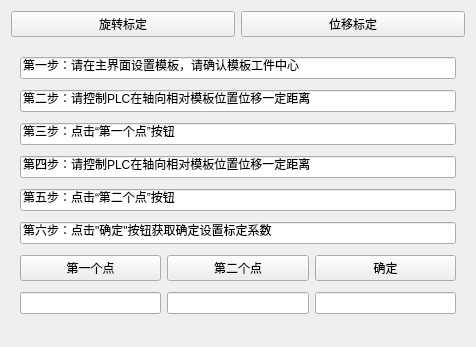
<?xml version="1.0" encoding="UTF-8"?>
<ui version="4.0">
 <class>standardization_window</class>
 <widget class="QWidget" name="standardization_window">
  <property name="geometry">
   <rect>
    <x>0</x>
    <y>0</y>
    <width>476</width>
    <height>347</height>
   </rect>
  </property>
  <property name="windowTitle">
   <string>标定</string>
  </property>
  <property name="toolTip">
   <string>&lt;html&gt;&lt;head/&gt;&lt;body&gt;&lt;p&gt;&lt;br/&gt;&lt;/p&gt;&lt;/body&gt;&lt;/html&gt;</string>
  </property>
  <layout class="QGridLayout" name="gridLayout_2">
   <item row="0" column="0">
    <widget class="QPushButton" name="pushButton">
     <property name="text">
      <string>旋转标定</string>
     </property>
    </widget>
   </item>
   <item row="0" column="1">
    <widget class="QPushButton" name="pushButton_2">
     <property name="text">
      <string>位移标定</string>
     </property>
    </widget>
   </item>
   <item row="1" column="0" colspan="2">
    <widget class="QStackedWidget" name="sw_stan">
     <property name="currentIndex">
      <number>1</number>
     </property>
     <widget class="QWidget" name="page">
      <layout class="QGridLayout" name="gridLayout">
       <item row="0" column="0" colspan="2">
        <widget class="QLabel" name="label">
         <property name="text">
          <string>第一步：请在主界面设置模板，请确认模板工件中心</string>
         </property>
        </widget>
       </item>
       <item row="4" column="1">
        <widget class="QLineEdit" name="le_standardization">
         <property name="alignment">
          <set>Qt::AlignCenter</set>
         </property>
         <property name="readOnly">
          <bool>true</bool>
         </property>
        </widget>
       </item>
       <item row="2" column="0" colspan="3">
        <widget class="QLabel" name="label_3">
         <property name="text">
          <string>第三步：点击&quot;标定&quot;按钮获取角度与像素点之间的转换系数</string>
         </property>
        </widget>
       </item>
       <item row="4" column="2">
        <widget class="QPushButton" name="pb_isTrue">
         <property name="text">
          <string>确定</string>
         </property>
        </widget>
       </item>
       <item row="1" column="0" colspan="2">
        <widget class="QLabel" name="label_2">
         <property name="text">
          <string>第二步：请控制PLC携带工件旋转1°</string>
         </property>
        </widget>
       </item>
       <item row="4" column="0">
        <widget class="QPushButton" name="pb_standardization">
         <property name="text">
          <string>标定</string>
         </property>
        </widget>
       </item>
       <item row="3" column="0" colspan="2">
        <widget class="QLabel" name="label_4">
         <property name="text">
          <string>第四步：点击&quot;确定&quot;按钮获取确定设置标定系数</string>
         </property>
        </widget>
       </item>
      </layout>
     </widget>
     <widget class="QWidget" name="page_2">
      <layout class="QGridLayout" name="gridLayout_3">
       <item row="0" column="0" colspan="3">
        <widget class="QLineEdit" name="lineEdit">
         <property name="text">
          <string>第一步：请在主界面设置模板，请确认模板工件中心</string>
         </property>
        </widget>
       </item>
       <item row="1" column="0" colspan="3">
        <widget class="QLineEdit" name="lineEdit_2">
         <property name="text">
          <string>第二步：请控制PLC在轴向相对模板位置位移一定距离</string>
         </property>
        </widget>
       </item>
       <item row="2" column="0" colspan="3">
        <widget class="QLineEdit" name="lineEdit_3">
         <property name="text">
          <string>第三步：点击“第一个点”按钮</string>
         </property>
        </widget>
       </item>
       <item row="3" column="0" colspan="3">
        <widget class="QLineEdit" name="lineEdit_4">
         <property name="text">
          <string>第四步：请控制PLC在轴向相对模板位置位移一定距离</string>
         </property>
        </widget>
       </item>
       <item row="4" column="0" colspan="3">
        <widget class="QLineEdit" name="lineEdit_5">
         <property name="text">
          <string>第五步：点击“第二个点”按钮</string>
         </property>
        </widget>
       </item>
       <item row="5" column="0" colspan="3">
        <widget class="QLineEdit" name="lineEdit_6">
         <property name="text">
          <string>第六步：点击&quot;确定&quot;按钮获取确定设置标定系数</string>
         </property>
        </widget>
       </item>
       <item row="6" column="0">
        <widget class="QPushButton" name="pb_first">
         <property name="text">
          <string>第一个点</string>
         </property>
        </widget>
       </item>
       <item row="6" column="1">
        <widget class="QPushButton" name="pb_second">
         <property name="text">
          <string>第二个点</string>
         </property>
        </widget>
       </item>
       <item row="6" column="2">
        <widget class="QPushButton" name="pb_true">
         <property name="text">
          <string>确定</string>
         </property>
        </widget>
       </item>
       <item row="7" column="0">
        <widget class="QLineEdit" name="le_firstPoint"/>
       </item>
       <item row="7" column="1">
        <widget class="QLineEdit" name="le_second_Point"/>
       </item>
       <item row="7" column="2">
        <widget class="QLineEdit" name="le_true"/>
       </item>
      </layout>
     </widget>
    </widget>
   </item>
  </layout>
 </widget>
 <resources/>
 <connections/>
</ui>
